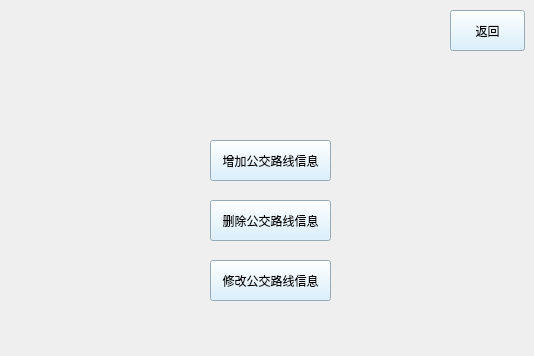
<?xml version="1.0" encoding="UTF-8"?>
<ui version="4.0">
 <class>busroad_man</class>
 <widget class="QWidget" name="busroad_man">
  <property name="geometry">
   <rect>
    <x>0</x>
    <y>0</y>
    <width>534</width>
    <height>356</height>
   </rect>
  </property>
  <property name="minimumSize">
   <size>
    <width>534</width>
    <height>356</height>
   </size>
  </property>
  <property name="maximumSize">
   <size>
    <width>534</width>
    <height>356</height>
   </size>
  </property>
  <property name="windowTitle">
   <string>Form</string>
  </property>
  <property name="styleSheet">
   <string notr="true">#busroad_man{image: url(:/new/prefix1/bus.jpg);}</string>
  </property>
  <widget class="QPushButton" name="pushButton">
   <property name="geometry">
    <rect>
     <x>210</x>
     <y>140</y>
     <width>121</width>
     <height>41</height>
    </rect>
   </property>
   <property name="styleSheet">
    <string notr="true">background-color: rgb(208, 237, 255);</string>
   </property>
   <property name="text">
    <string>增加公交路线信息</string>
   </property>
  </widget>
  <widget class="QPushButton" name="pushButton_2">
   <property name="geometry">
    <rect>
     <x>210</x>
     <y>200</y>
     <width>121</width>
     <height>41</height>
    </rect>
   </property>
   <property name="styleSheet">
    <string notr="true">background-color: rgb(208, 237, 255);</string>
   </property>
   <property name="text">
    <string>删除公交路线信息</string>
   </property>
  </widget>
  <widget class="QPushButton" name="pushButton_3">
   <property name="geometry">
    <rect>
     <x>210</x>
     <y>260</y>
     <width>121</width>
     <height>41</height>
    </rect>
   </property>
   <property name="styleSheet">
    <string notr="true">background-color: rgb(208, 237, 255);</string>
   </property>
   <property name="text">
    <string>修改公交路线信息</string>
   </property>
  </widget>
  <widget class="QPushButton" name="pushButton_4">
   <property name="geometry">
    <rect>
     <x>450</x>
     <y>10</y>
     <width>75</width>
     <height>41</height>
    </rect>
   </property>
   <property name="styleSheet">
    <string notr="true">background-color: rgb(208, 237, 255);</string>
   </property>
   <property name="text">
    <string>返回</string>
   </property>
  </widget>
 </widget>
 <resources/>
 <connections/>
</ui>
